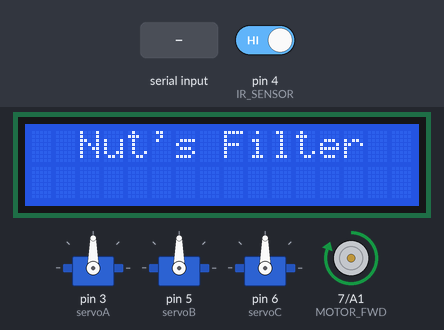
Bench run of a sketch on a simulated Arduino Uno, built with avr-gcc and run on an emulated ATmega328P. Parts: 16×2 character LCD, 3 × servo, motor-driver pin pairs drawn as motors (green arrow = first pin HIGH = forward, orange = second pin HIGH = backward, longer = more drive). Inputs (shaded band) come from the test bench; at power-on: pin 4 (IR_SENSOR) HIGH.

Above: at 3.2 s.
3.3 s: pin 4 (IR_SENSOR) driven LOW
At 4.0 s:
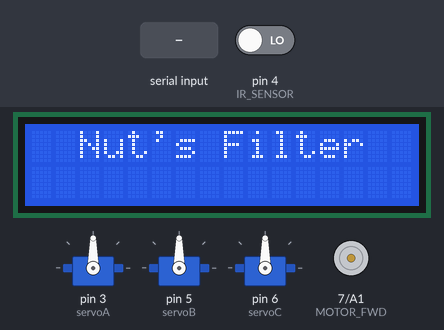
4.8 s: "A" received over Serial
At 7.0 s:
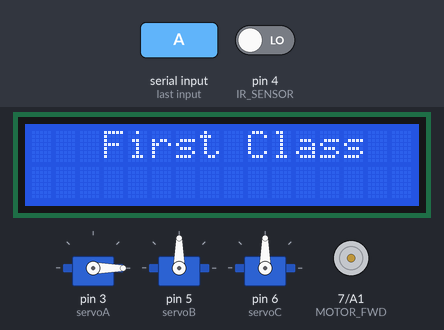
7.3 s: "B" received over Serial
At 9.1 s:
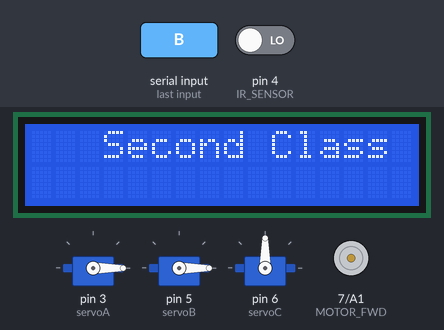
9.8 s: "C" received over Serial
At 12.0 s:
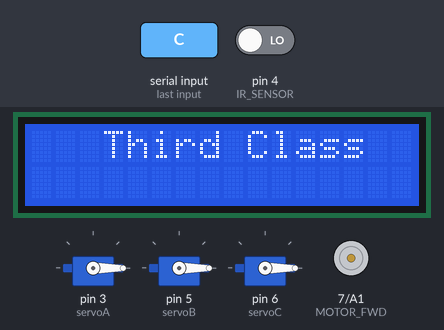
12.3 s: "1" received over Serial
At 13.4 s:
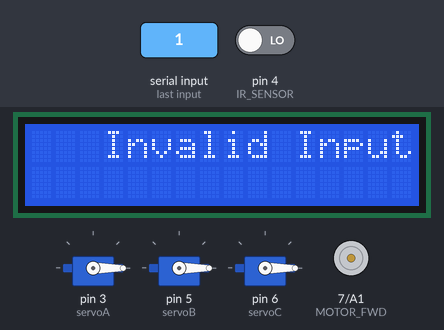
13.8 s: "A" received over Serial
At 15.3 s:
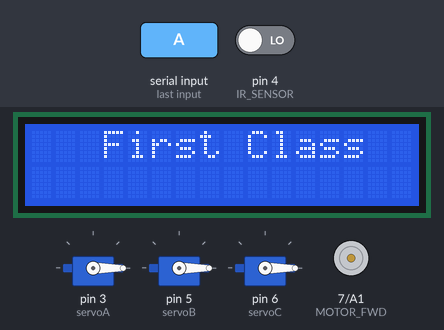
Timing chart, 0 to 16.8 s (numbered marks = the images above; inputs shaded):
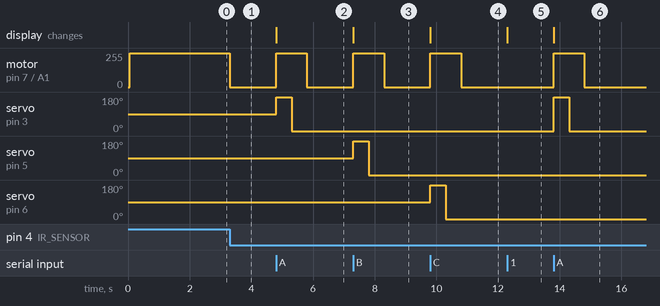

Measured:
- after the input at 3.3 s, motor on pin 7 (MOTOR_FWD) / A1 (MOTOR_BWD): forward 255/255 → stopped at once
- after the input at 4.8 s, motor on pin 7 (MOTOR_FWD) / A1 (MOTOR_BWD): stopped → forward 255/255 at once, → stopped 1.0 s later; servo on pin 3 (servoA): 90° → 180° at once, → 0° 0.50 s later; the display: changes at once (image 2)
- after the input at 7.3 s, motor on pin 7 (MOTOR_FWD) / A1 (MOTOR_BWD): stopped → forward 255/255 at once, → stopped 1.0 s later; servo on pin 5 (servoB): 90° → 180° at once, → 0° 0.50 s later; the display: changes at once (image 3)
- after the input at 9.8 s, motor on pin 7 (MOTOR_FWD) / A1 (MOTOR_BWD): stopped → forward 255/255 at once, → stopped 1.0 s later; servo on pin 6 (servoC): 90° → 180° at once, → 0° 0.50 s later; the display: changes at once (image 4)
- after the input at 12.3 s, the display: changes at once (image 5)
- after the input at 13.8 s, motor on pin 7 (MOTOR_FWD) / A1 (MOTOR_BWD): stopped → forward 255/255 at once, → stopped 1.0 s later; servo on pin 3 (servoA): 0° → 180° at once, → 0° 0.50 s later; the display: changes at once (image 6)

The sketch:

nut_sorting_system.ino
```cpp
#include <LiquidCrystal.h>
#include <Servo.h>

// Pin Definitions
#define IR_SENSOR 4
#define MOTOR_FWD 7
#define MOTOR_BWD A1

// Objects
LiquidCrystal lcd(13, 12, 11, 10, 9, 8);
Servo servoA;
Servo servoB;
Servo servoC;

// Global Variables
char dataFromPython;

void setup() {
  Serial.begin(9600);
  lcd.begin(16, 2);

  pinMode(IR_SENSOR, INPUT);
  pinMode(MOTOR_FWD, OUTPUT);
  pinMode(MOTOR_BWD, OUTPUT);

  servoA.attach(3);
  servoB.attach(5);
  servoC.attach(6);

  digitalWrite(MOTOR_FWD, HIGH);
  digitalWrite(MOTOR_BWD, LOW);

  lcd.clear();
  lcd.setCursor(2, 0);
  lcd.print("Nut's Filter");
  delay(2000);
}

void loop() {
  sortingSystem();
}

void sortingSystem() {
  if (digitalRead(IR_SENSOR) == LOW) {
    digitalWrite(MOTOR_FWD, LOW);
    digitalWrite(MOTOR_BWD, LOW);

    if (Serial.available() > 0) {
      dataFromPython = Serial.read();
      executeSorting(dataFromPython);
    }
  } else {
    digitalWrite(MOTOR_FWD, HIGH);
    digitalWrite(MOTOR_BWD, LOW);
  }
}

void executeSorting(char category) {
  switch (category) {
    case 'A':
      displayMessage("First Class");
      moveServo(servoA);
      break;
    case 'B':
      displayMessage("Second Class");
      moveServo(servoB);
      break;
    case 'C':
      displayMessage("Third Class");
      moveServo(servoC);
      break;
    default:
      displayMessage("Invalid Input");
      break;
  }
}

void displayMessage(const char* message) {
  digitalWrite(MOTOR_FWD, HIGH);
  digitalWrite(MOTOR_BWD, LOW);
  lcd.clear();
  lcd.setCursor(3, 0);
  lcd.print(message);
}

void moveServo(Servo &servoMotor) {
  servoMotor.write(180);
  delay(500);
  servoMotor.write(0);
  delay(500);
}
```
